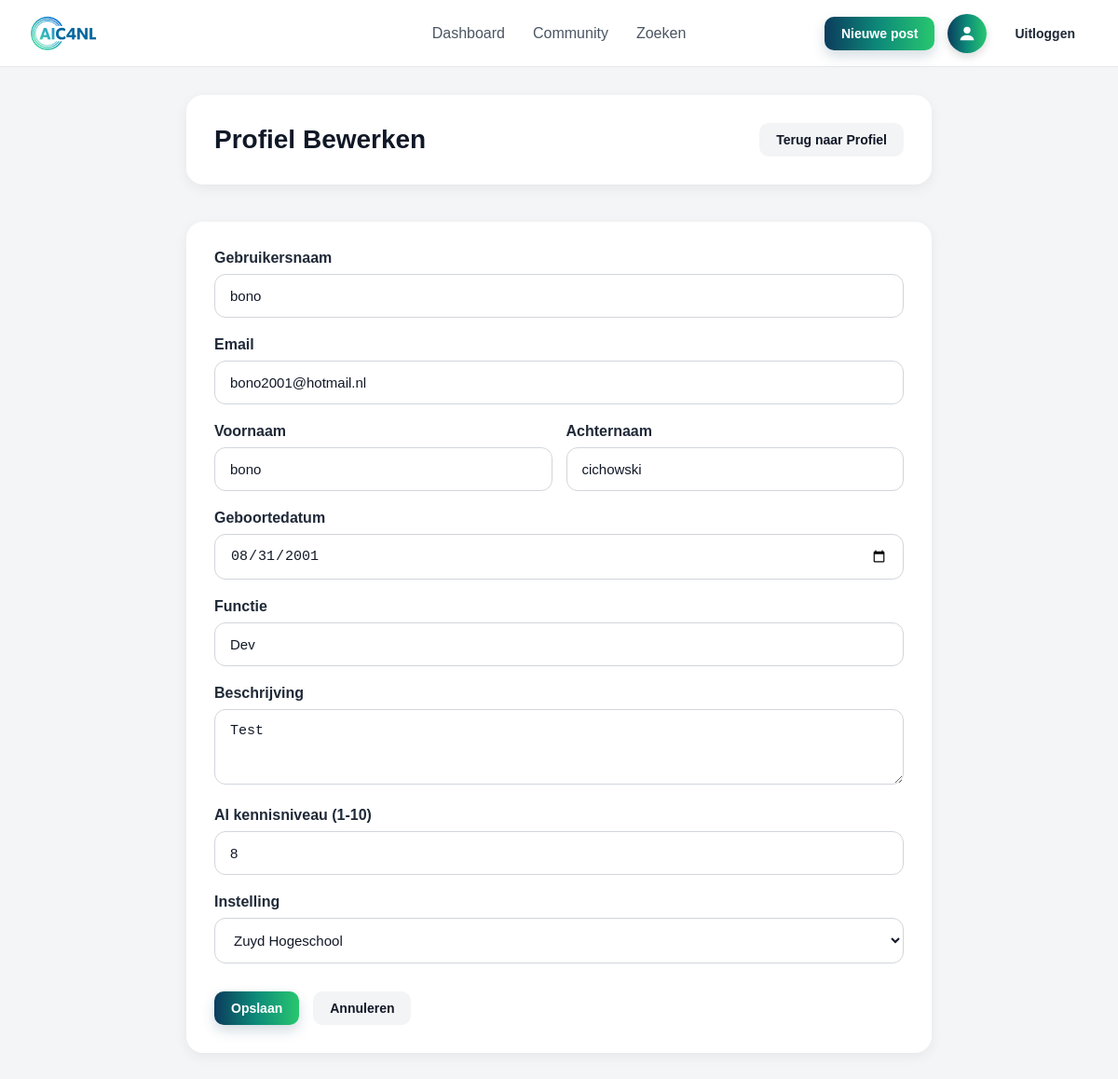
The page /profiel/bewerken/ (signed in) on the database its author committed.
### core/models.py (models this page shows, shortened)
class User(AbstractUser):
    email = models.EmailField(unique=True)
    date_of_birth = models.DateField(blank=True, null=True)
    function = models.CharField(max_length=255, blank=True, null=True)
    description = models.TextField(blank=True, null=True)
    ai_knowledge_level = models.IntegerField(
        validators=[MinValueValidator(1), MaxValueValidator(10)],
        blank=True,
        null=True
    )
    points = models.IntegerField(default=0)
    rank = models.CharField(max_length=255, blank=True, null=True)
    is_admin = models.BooleanField(default=False)
    institution = models.ForeignKey(
        Institution,
        on_delete=models.SET_NULL,
        null=True,
        blank=True,
        related_name="users"
    )
    badges = models.ManyToManyField(
        Badge,
        blank=True,
        related_name="users"
    )

### core/views.py (the view)
# urls.py: path('profiel/bewerken/', views.edit_profile_view, name='edit_profile'),
@login_required
def edit_profile_view(request):
    if request.method == 'POST':
        edit_form = UserEditForm(request.POST, instance=request.user)
        if edit_form.is_valid():
            edit_form.save()
            messages.success(request, 'Profiel succesvol bijgewerkt!')
            return redirect('profiel')
    else:
        edit_form = UserEditForm(instance=request.user)
    form = PostForm()
    return render(request, 'core/edit_profile.html', {'edit_form': edit_form, 'form': form})

### core/models.py (called while the page is built)
    def __str__(self):
        return self.name

### core/templates/core/edit_profile.html (shortened to what this page needs)
{% extends 'core/base.html' %}
{% block content %}
<div class="edit-profile-container">
    <div class="edit-profile-header">
        <h1>Profiel Bewerken</h1>
        <a href="{% url 'profiel' %}" class="btn btn-secondary">Terug naar Profiel</a>
    </div>
    <div class="edit-profile-form">
        <form method="post">
            <div class="form-group">
                <label for="{{ edit_form.username.id_for_label }}">Gebruikersnaam</label>
                {{ edit_form.username }}
            </div>
            <div class="form-group">
                <label for="{{ edit_form.email.id_for_label }}">Email</label>
                {{ edit_form.email }}
            </div>
            <div class="form-row">
                <div class="form-group">
                    <label for="{{ edit_form.first_name.id_for_label }}">Voornaam</label>
                    {{ edit_form.first_name }}
                </div>
                <div class="form-group">
                    <label for="{{ edit_form.last_name.id_for_label }}">Achternaam</label>
                    {{ edit_form.last_name }}
                </div>
            </div>
            <div class="form-group">
                <label for="{{ edit_form.date_of_birth.id_for_label }}">Geboortedatum</label>
                {{ edit_form.date_of_birth }}
            </div>
            <div class="form-group">
                <label for="{{ edit_form.function.id_for_label }}">Functie</label>
                {{ edit_form.function }}
            </div>
            <div class="form-group">
                <label for="{{ edit_form.description.id_for_label }}">Beschrijving</label>
                {{ edit_form.description }}
            </div>
            <div class="form-group">
                <label for="{{ edit_form.ai_knowledge_level.id_for_label }}">AI kennisniveau (1-10)</label>
                {{ edit_form.ai_knowledge_level }}
            </div>
            <div class="form-group">
                <label for="{{ edit_form.institution.id_for_label }}">Instelling</label>
                {{ edit_form.institution }}
            </div>
            <div class="form-actions">
                <button type="submit" class="btn btn-primary">Opslaan</button>
                <a href="{% url 'profiel' %}" class="btn btn-secondary">Annuleren</a>
            </div>
        </form>
    </div>
</div>
{% endblock %}

### core/static/core/styles.css (style rules this page uses)
* { margin: 0; padding: 0; box-sizing: border-box; }
body { background: #f3f5f7; color: #1f2937; font-family: Arial, sans-serif; }
.new-post-btn, .composer-post-btn, .btn-primary, .btn-submit { display: inline-flex; align-items: center; justify-content: center; background: linear-gradient( 90deg, #0b3c5d 0%, #0d8b79 50%, #28c76f 100% ); color: #ffffff; border: none; border-radius: 10px; padding: 10px 18px; font-weight: 600; font-size: 14px; cursor: pointer; text-decoration: none; transition: 0.2s ease; box-shadow: 0 6px 14px rgba(11, 60, 93, 0.18); }
.btn-secondary, .btn-cancel { display: inline-flex; align-items: center; justify-content: center; background: #f3f4f6; color: #111827; border: none; border-radius: 10px; padding: 10px 18px; font-weight: 600; font-size: 14px; cursor: pointer; text-decoration: none; transition: 0.2s ease; }
.form-row { display: flex; gap: 15px; }
.form-row .form-group { flex: 1; }
.edit-profile-container { max-width: 800px; margin: 0 auto; }
.edit-profile-header { display: flex; justify-content: space-between; align-items: center; margin-bottom: 40px; padding: 30px; background: #ffffff; border-radius: 18px; box-shadow: 0 4px 14px rgba(0, 0, 0, 0.06); }
.edit-profile-header h1 { margin: 0; font-size: 28px; color: #111827; }
.edit-profile-form { background: #ffffff; border-radius: 18px; padding: 30px; box-shadow: 0 4px 14px rgba(0, 0, 0, 0.06); }
.edit-profile-form .form-group { margin-bottom: 20px; }
.edit-profile-form label { display: block; font-weight: 600; margin-bottom: 8px; color: #1f2937; }
.edit-profile-form input, .edit-profile-form select, .edit-profile-form textarea { width: 100%; box-sizing: border-box; border: 1px solid #d1d5db; border-radius: 12px; padding: 14px 16px; font-size: 15px; background: #ffffff; color: #111827; }
.edit-profile-form .form-row { display: flex; gap: 15px; }
.edit-profile-form .form-row .form-group { flex: 1; }
.edit-profile-form .form-actions { display: flex; gap: 15px; margin-top: 30px; }

### rows shown on the page
User: username "bono", email "bono2001@hotmail.nl", first_name "bono", last_name "cichowski", date_of_birth "08/31/2001", function "Dev", description "Test", ai_knowledge_level "8", institution "Zuyd Hogeschool"
